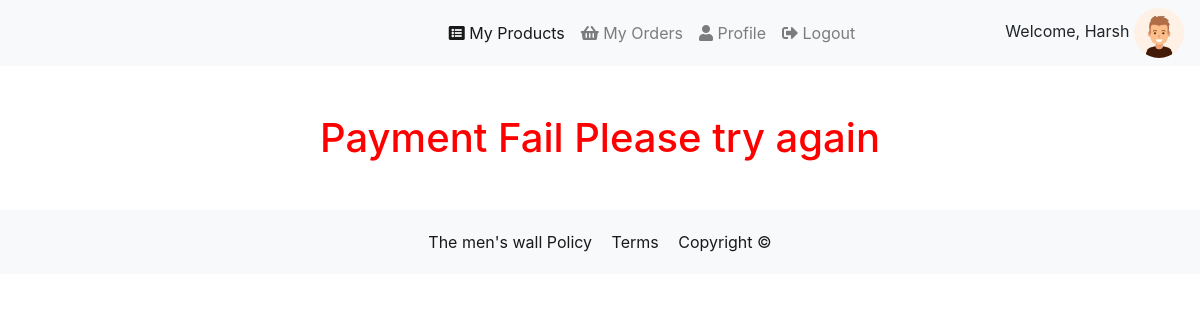
The app's page /orders/paymentFail/ (signed in), older data.
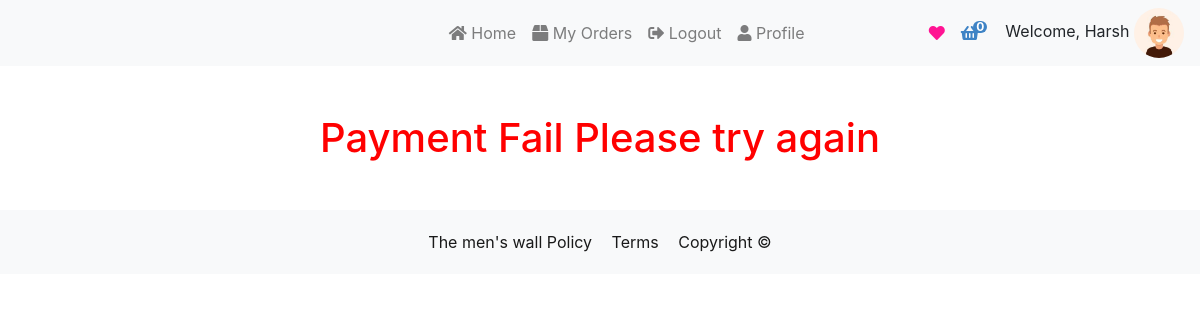
The same page, newer data.
### orders/views.py (the view)
# urls.py: path('paymentFail/',paymentFail,name="paymentFail")
def paymentFail(request):
    return render(request,'products/paymentFail.html')

### feed/views.py (called while the page is built)
def CountNotifications(request):
	count_notifications = 0
	if request.user.is_authenticated:
		count_notifications = Notification.objects.filter(user=request.user, is_seen=False).count()
	return {'count_notifications':count_notifications}

def GetProfile(request):
	you = ''
	if request.user.is_authenticated:
		p = request.user.profile
		you = p.user
	return {'profile':you}

### templates/products/paymentFail.html
{% extends 'products/ecommBase.html' %}
{% block content %}
    <div class="container my-5">
        <h1 style="color: red;text-align: center"> Payment Fail Please try again</h1>
    </div>
{% endblock %}

### templates/products/ecommBase.html (shortened to what the changed rows need)
{% load static %}
<!DOCTYPE html>
<html lang="en">
<head>
    <link href="https://cdnjs.cloudflare.com/ajax/libs/font-awesome/5.13.0/css/all.min.css" rel="stylesheet">
    <link rel="stylesheet" href="https://cdn.jsdelivr.net/npm/bootstrap@4.5.3/dist/css/bootstrap.min.css">
</head>
<body>
<nav class="navbar navbar-expand-md bg-light navbar-light">
  <div class="collapse navbar-collapse" id="collapsibleNavbar">
    <ul class="navbar-nav">
      {% if user.role == "seller" %}
      <li class="nav-item">
        <a class="nav-link active" href="{% url 'sellerDash' %}" ><i class="fa fa-list-alt" aria-hidden="true"></i>&nbsp;My Products</a>
      </li>
      <li class="nav-item">
        <a class="nav-link" href="{% url 'sellerOrders' %}"><i class="fa fa-shopping-basket" aria-hidden="true"></i>&nbsp;My Orders</a>
      </li>
    <li class="nav-item ">
        <a class="nav-link" href="{% url 'profile' %}"><i class="fa fa-user" aria-hidden="true"></i>&nbsp;Profile</a>
      </li>
        <li class="nav-item ">
        <a class="nav-link" href="{% url 'logout' %}"><i class="fas fa-sign-out-alt" aria-hidden="true"></i>&nbsp;Logout</a>
      </li>
        {% else  %}
         <li class="nav-item">
        <a class="nav-link {% if '/products/buyproducts/' == request.path %}active {% endif %}" href="{% url 'buyproducts' %}" ><i class="fas fa-home" aria-hidden="true"></i>&nbsp;Home</a>
      </li>
 <li class="nav-item">
        <a class="nav-link {% if '/orders/myOrders/' == request.path %}active {% endif %}" href="{% url 'myOrders' %}"><i class="fas fa-box" aria-hidden="true"></i>&nbsp;My Orders</a>
      </li>
            <li class="nav-item">
        <a class="nav-link " href="{% url 'logout' %}">{% if '/orders/myOrders/' == request.path %}<i class="fas fa-sign-out-alt"></i>{% else %}<i class="fas fa-sign-out-alt" aria-hidden="true"></i>{% endif %}&nbsp;Logout</a>
      </li>
           <li class="nav-item">
        <a class="nav-link {% if '/products/buyerprofile/' == request.path %}active {% endif %}" href="{% url 'buyerprofile' %}"><i class="fa fa-user" aria-hidden="true"></i>&nbsp;Profile</a>
      </li>
        {% endif  %}
    </ul>
   {% if user.role == "buyer" %}
    <ul class="navbar-nav ml-auto" style="margin-right: 10px">
         <li class="nav-item">
            <a class="nav-link" style="color: deeppink">
                <i class="fa fa-heart"  id="popWishlist"></i>
            </a>
         </li>
         <li class="nav-item" style="list-style: none !important;">
            <a class="nav-link" href="{% url 'cart' %}" style="color: #3E83C5">
            <i class="fa fa-shopping-basket"  id="popcart"></i>
            <span class="badge badge-dark" id="CartCounter" style="border-radius: 50px">0</span>
            </a>
         </li>
    </ul>
  {% endif %}
  </div>
</nav>
    {% block content %}
    {% endblock content %}
</body>
</html>

Row changes from the older to the newer data that the page shows:
changed CustomeUser "Harsh": role "seller" → "buyer" (drawn)
Text that changed along with them:
text no longer shown: "My Products"
text now shown: "Home 0"
